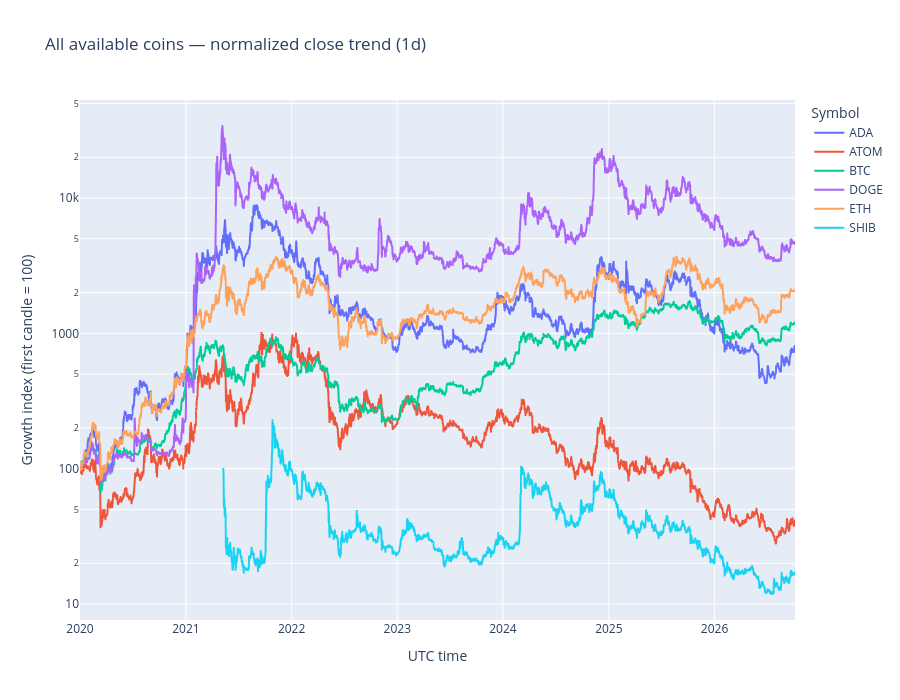

The notebook cell this image was saved under:
### Markdown cell above
## 4. Trend của toàn bộ coin

Mỗi coin được rebased về `100` tại candle đầu tiên của chính nó, nên đây là mức tăng/giảm tương đối. Trục log giúp so sánh coin tăng nhiều lần. Plotly hỗ trợ zoom, pan và bật/tắt từng coin trong legend.

### Code cell
close_panel = ohlcv.pivot(index="open_time", columns="symbol", values="close_price").sort_index()

def rebase_to_100(series):
    valid = series.dropna()
    return series if valid.empty else series / valid.iloc[0] * 100.0

normalized_close = close_panel.apply(rebase_to_100)
trend_long = normalized_close.rename_axis("open_time").reset_index().melt(
    id_vars="open_time", var_name="symbol", value_name="index_100"
).dropna()
trend_figure = px.line(
    trend_long, x="open_time", y="index_100", color="symbol",
    title=f"All available coins — normalized close trend ({INTERVAL})",
    labels={"open_time": "UTC time", "index_100": "Growth index (first candle = 100)"},
)
trend_figure.update_yaxes(type="log" if USE_LOG_PRICE_SCALE else "linear")
trend_figure.update_layout(height=700, hovermode="x unified", legend_title_text="Symbol")
trend_figure.show()

### Figure 1 — Plotly figure (JSON) as saved in the notebook; plotly's stock layout.template omitted (floating-point values rounded to 4 significant figures; data arrays with more than 128 entries replaced by an {"elided": "..."} marker saying what was removed)
{"data": [{"hovertemplate": "symbol=ADA<br>UTC time=%{x}<br>Growth index (first candle = 100)=%{y}<extra></extra>", "legendgroup": "ADA", "line": {"color": "#636efa", "dash": "solid"}, "marker": {"symbol": "circle"}, "mode": "lines", "name": "ADA", "showlegend": true, "type": "scattergl", "x": {"elided": "2471 str values"}, "xaxis": "x", "y": {"elided": "2471 float values"}, "yaxis": "y"}, {"hovertemplate": "symbol=ATOM<br>UTC time=%{x}<br>Growth index (first candle = 100)=%{y}<extra></extra>", "legendgroup": "ATOM", "line": {"color": "#EF553B", "dash": "solid"}, "marker": {"symbol": "circle"}, "mode": "lines", "name": "ATOM", "showlegend": true, "type": "scattergl", "x": {"elided": "2471 str values"}, "xaxis": "x", "y": {"elided": "2471 float values"}, "yaxis": "y"}, {"hovertemplate": "symbol=BTC<br>UTC time=%{x}<br>Growth index (first candle = 100)=%{y}<extra></extra>", "legendgroup": "BTC", "line": {"color": "#00cc96", "dash": "solid"}, "marker": {"symbol": "circle"}, "mode": "lines", "name": "BTC", "showlegend": true, "type": "scattergl", "x": {"elided": "2471 str values"}, "xaxis": "x", "y": {"elided": "2471 float values"}, "yaxis": "y"}, {"hovertemplate": "symbol=DOGE<br>UTC time=%{x}<br>Growth index (first candle = 100)=%{y}<extra></extra>", "legendgroup": "DOGE", "line": {"color": "#ab63fa", "dash": "solid"}, "marker": {"symbol": "circle"}, "mode": "lines", "name": "DOGE", "showlegend": true, "type": "scattergl", "x": {"elided": "2471 str values"}, "xaxis": "x", "y": {"elided": "2471 float values"}, "yaxis": "y"}, {"hovertemplate": "symbol=ETH<br>UTC time=%{x}<br>Growth index (first candle = 100)=%{y}<extra></extra>", "legendgroup": "ETH", "line": {"color": "#FFA15A", "dash": "solid"}, "marker": {"symbol": "circle"}, "mode": "lines", "name": "ETH", "showlegend": true, "type": "scattergl", "x": {"elided": "2471 str values"}, "xaxis": "x", "y": {"elided": "2471 float values"}, "yaxis": "y"}, {"hovertemplate": "symbol=SHIB<br>UTC time=%{x}<br>Growth index (first candle = 100)=%{y}<extra></extra>", "legendgroup": "SHIB", "line": {"color": "#19d3f3", "dash": "solid"}, "marker": {"symbol": "circle"}, "mode": "lines", "name": "SHIB", "showlegend": true, "type": "scattergl", "x": {"elided": "1976 str values"}, "xaxis": "x", "y": {"elided": "1976 float values"}, "yaxis": "y"}], "layout": {"height": 700, "hovermode": "x unified", "legend": {"title": {"text": "Symbol"}, "tracegroupgap": 0}, "title": {"text": "All available coins — normalized close trend (1d)"}, "xaxis": {"anchor": "y", "domain": [0, 1], "title": {"text": "UTC time"}}, "yaxis": {"anchor": "x", "domain": [0, 1], "title": {"text": "Growth index (first candle = 100)"}, "type": "log"}}}
